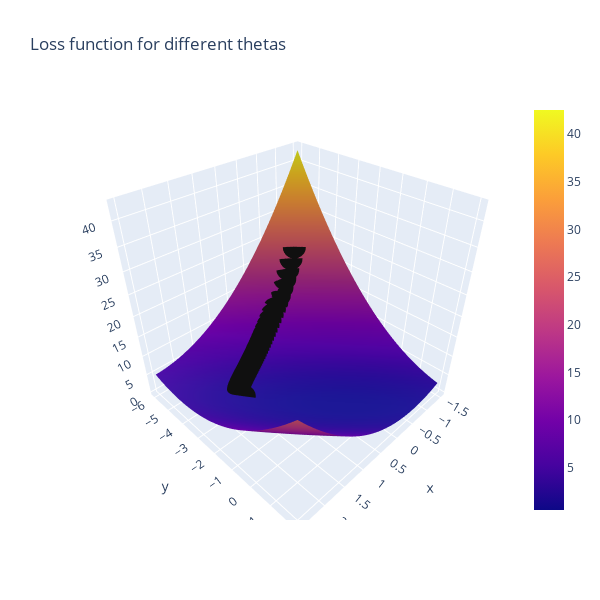

The notebook cell this image was saved under:
### Code cell
#Here is the same figure as above, with the line the loss function takes toward the minimum.

#X = Theta0
#Y - Theta1
#Z = Loss
#black line = path of loss function over the iterations.
#Find where it is closest to 0 in X and Y!

#you can click/hold in the graph below to rotate!

line_marker = dict(color='#101010', width=2)
fig = go.Figure()
fig.add_surface(x=theta1_vals, y=theta0_vals, z=J_vals)
fig.add_scatter3d(x=theta1_history, y=theta0_history, z=J_history, line=line_marker, name='')
#The below line adds a graph of just the loss over iterations in a 2D plane
plt.plot(theta0_history, theta1_history, 'r+');
fig.update_layout(title='Loss function for different thetas', autosize=True,
                  width=600, height=600, xaxis_title='theta0', 
                 yaxis_title='theta1')
fig.show()
